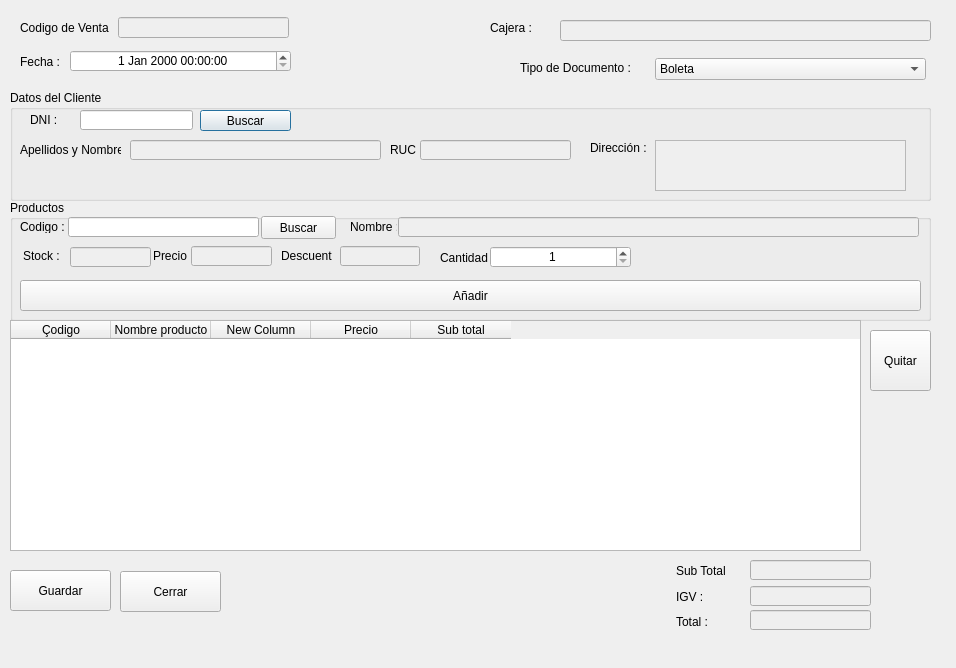
<?xml version="1.0" encoding="UTF-8"?>
<ui version="4.0">
 <class>Venta</class>
 <widget class="QDialog" name="Venta">
  <property name="geometry">
   <rect>
    <x>0</x>
    <y>0</y>
    <width>956</width>
    <height>668</height>
   </rect>
  </property>
  <property name="windowTitle">
   <string>.:: Venta ::.</string>
  </property>
  <widget class="QLabel" name="label">
   <property name="geometry">
    <rect>
     <x>20</x>
     <y>55</y>
     <width>47</width>
     <height>13</height>
    </rect>
   </property>
   <property name="text">
    <string>Fecha :</string>
   </property>
  </widget>
  <widget class="QDateTimeEdit" name="dteFechahora">
   <property name="geometry">
    <rect>
     <x>70</x>
     <y>50</y>
     <width>221</width>
     <height>22</height>
    </rect>
   </property>
   <property name="alignment">
    <set>Qt::AlignCenter</set>
   </property>
  </widget>
  <widget class="QLabel" name="label_2">
   <property name="geometry">
    <rect>
     <x>20</x>
     <y>20</y>
     <width>91</width>
     <height>16</height>
    </rect>
   </property>
   <property name="text">
    <string>Codigo de Venta :</string>
   </property>
  </widget>
  <widget class="QLineEdit" name="lecodigoVenta">
   <property name="enabled">
    <bool>false</bool>
   </property>
   <property name="geometry">
    <rect>
     <x>118</x>
     <y>17</y>
     <width>171</width>
     <height>21</height>
    </rect>
   </property>
  </widget>
  <widget class="QGroupBox" name="groupBox">
   <property name="geometry">
    <rect>
     <x>10</x>
     <y>90</y>
     <width>921</width>
     <height>111</height>
    </rect>
   </property>
   <property name="title">
    <string>Datos del Cliente</string>
   </property>
   <widget class="QLineEdit" name="leDNI">
    <property name="geometry">
     <rect>
      <x>70</x>
      <y>20</y>
      <width>113</width>
      <height>20</height>
     </rect>
    </property>
    <property name="maxLength">
     <number>8</number>
    </property>
   </widget>
   <widget class="QLabel" name="label_3">
    <property name="geometry">
     <rect>
      <x>20</x>
      <y>23</y>
      <width>47</width>
      <height>13</height>
     </rect>
    </property>
    <property name="text">
     <string>DNI :</string>
    </property>
   </widget>
   <widget class="QPushButton" name="btnBuscar">
    <property name="geometry">
     <rect>
      <x>190</x>
      <y>20</y>
      <width>91</width>
      <height>21</height>
     </rect>
    </property>
    <property name="text">
     <string>Buscar</string>
    </property>
   </widget>
   <widget class="QLineEdit" name="leApelNom">
    <property name="enabled">
     <bool>false</bool>
    </property>
    <property name="geometry">
     <rect>
      <x>120</x>
      <y>50</y>
      <width>251</width>
      <height>20</height>
     </rect>
    </property>
    <property name="maxLength">
     <number>8</number>
    </property>
   </widget>
   <widget class="QLabel" name="label_4">
    <property name="geometry">
     <rect>
      <x>10</x>
      <y>52</y>
      <width>101</width>
      <height>16</height>
     </rect>
    </property>
    <property name="text">
     <string>Apellidos y Nombres :</string>
    </property>
   </widget>
   <widget class="QLabel" name="label_5">
    <property name="geometry">
     <rect>
      <x>380</x>
      <y>52</y>
      <width>41</width>
      <height>16</height>
     </rect>
    </property>
    <property name="text">
     <string>RUC :</string>
    </property>
   </widget>
   <widget class="QLineEdit" name="leRuc">
    <property name="enabled">
     <bool>false</bool>
    </property>
    <property name="geometry">
     <rect>
      <x>410</x>
      <y>50</y>
      <width>151</width>
      <height>20</height>
     </rect>
    </property>
    <property name="maxLength">
     <number>8</number>
    </property>
   </widget>
   <widget class="QLabel" name="label_6">
    <property name="geometry">
     <rect>
      <x>580</x>
      <y>50</y>
      <width>61</width>
      <height>16</height>
     </rect>
    </property>
    <property name="text">
     <string>Dirección :</string>
    </property>
   </widget>
   <widget class="QTextEdit" name="textEdit">
    <property name="enabled">
     <bool>false</bool>
    </property>
    <property name="geometry">
     <rect>
      <x>645</x>
      <y>50</y>
      <width>251</width>
      <height>51</height>
     </rect>
    </property>
   </widget>
  </widget>
  <widget class="QComboBox" name="comboBox">
   <property name="geometry">
    <rect>
     <x>655</x>
     <y>58</y>
     <width>271</width>
     <height>22</height>
    </rect>
   </property>
   <item>
    <property name="text">
     <string>Boleta</string>
    </property>
   </item>
   <item>
    <property name="text">
     <string>Factura</string>
    </property>
   </item>
  </widget>
  <widget class="QLabel" name="label_7">
   <property name="geometry">
    <rect>
     <x>520</x>
     <y>60</y>
     <width>121</width>
     <height>16</height>
    </rect>
   </property>
   <property name="text">
    <string>Tipo de Documento :</string>
   </property>
  </widget>
  <widget class="QLabel" name="label_8">
   <property name="geometry">
    <rect>
     <x>490</x>
     <y>20</y>
     <width>91</width>
     <height>16</height>
    </rect>
   </property>
   <property name="text">
    <string>Cajera :</string>
   </property>
  </widget>
  <widget class="QLineEdit" name="lecodigoVenta_2">
   <property name="enabled">
    <bool>false</bool>
   </property>
   <property name="geometry">
    <rect>
     <x>560</x>
     <y>20</y>
     <width>371</width>
     <height>21</height>
    </rect>
   </property>
  </widget>
  <widget class="QGroupBox" name="groupBox_2">
   <property name="geometry">
    <rect>
     <x>10</x>
     <y>200</y>
     <width>921</width>
     <height>121</height>
    </rect>
   </property>
   <property name="title">
    <string>Productos</string>
   </property>
   <widget class="QLabel" name="label_9">
    <property name="geometry">
     <rect>
      <x>10</x>
      <y>20</y>
      <width>47</width>
      <height>13</height>
     </rect>
    </property>
    <property name="text">
     <string>Codigo :</string>
    </property>
   </widget>
   <widget class="QLineEdit" name="lineEdit">
    <property name="geometry">
     <rect>
      <x>58</x>
      <y>17</y>
      <width>191</width>
      <height>20</height>
     </rect>
    </property>
   </widget>
   <widget class="QPushButton" name="pushButton">
    <property name="geometry">
     <rect>
      <x>251</x>
      <y>16</y>
      <width>75</width>
      <height>23</height>
     </rect>
    </property>
    <property name="text">
     <string>Buscar</string>
    </property>
   </widget>
   <widget class="QLabel" name="label_10">
    <property name="geometry">
     <rect>
      <x>340</x>
      <y>20</y>
      <width>47</width>
      <height>13</height>
     </rect>
    </property>
    <property name="text">
     <string>Nombre :</string>
    </property>
   </widget>
   <widget class="QLineEdit" name="lineEdit_2">
    <property name="enabled">
     <bool>false</bool>
    </property>
    <property name="geometry">
     <rect>
      <x>388</x>
      <y>17</y>
      <width>521</width>
      <height>20</height>
     </rect>
    </property>
   </widget>
   <widget class="QLabel" name="label_11">
    <property name="geometry">
     <rect>
      <x>13</x>
      <y>49</y>
      <width>47</width>
      <height>13</height>
     </rect>
    </property>
    <property name="text">
     <string>Stock :</string>
    </property>
   </widget>
   <widget class="QLineEdit" name="lineEdit_3">
    <property name="enabled">
     <bool>false</bool>
    </property>
    <property name="geometry">
     <rect>
      <x>60</x>
      <y>47</y>
      <width>81</width>
      <height>20</height>
     </rect>
    </property>
   </widget>
   <widget class="QLabel" name="label_12">
    <property name="geometry">
     <rect>
      <x>143</x>
      <y>49</y>
      <width>47</width>
      <height>13</height>
     </rect>
    </property>
    <property name="text">
     <string>Precio :</string>
    </property>
   </widget>
   <widget class="QLineEdit" name="lineEdit_4">
    <property name="enabled">
     <bool>false</bool>
    </property>
    <property name="geometry">
     <rect>
      <x>181</x>
      <y>46</y>
      <width>81</width>
      <height>20</height>
     </rect>
    </property>
   </widget>
   <widget class="QLabel" name="label_13">
    <property name="geometry">
     <rect>
      <x>271</x>
      <y>48</y>
      <width>51</width>
      <height>16</height>
     </rect>
    </property>
    <property name="text">
     <string>Descuento :</string>
    </property>
   </widget>
   <widget class="QLineEdit" name="lineEdit_5">
    <property name="enabled">
     <bool>false</bool>
    </property>
    <property name="geometry">
     <rect>
      <x>330</x>
      <y>46</y>
      <width>80</width>
      <height>20</height>
     </rect>
    </property>
   </widget>
   <widget class="QPushButton" name="pushButton_3">
    <property name="geometry">
     <rect>
      <x>10</x>
      <y>80</y>
      <width>901</width>
      <height>31</height>
     </rect>
    </property>
    <property name="text">
     <string>Añadir</string>
    </property>
   </widget>
   <widget class="QLabel" name="label_19">
    <property name="geometry">
     <rect>
      <x>430</x>
      <y>50</y>
      <width>61</width>
      <height>16</height>
     </rect>
    </property>
    <property name="text">
     <string>Cantidad :</string>
    </property>
   </widget>
   <widget class="QSpinBox" name="spinBox">
    <property name="geometry">
     <rect>
      <x>480</x>
      <y>46</y>
      <width>141</width>
      <height>22</height>
     </rect>
    </property>
    <property name="alignment">
     <set>Qt::AlignCenter</set>
    </property>
    <property name="minimum">
     <number>1</number>
    </property>
    <property name="maximum">
     <number>1000</number>
    </property>
   </widget>
  </widget>
  <widget class="QTableWidget" name="twProductos">
   <property name="geometry">
    <rect>
     <x>10</x>
     <y>320</y>
     <width>851</width>
     <height>231</height>
    </rect>
   </property>
   <column>
    <property name="text">
     <string>Çodigo</string>
    </property>
   </column>
   <column>
    <property name="text">
     <string>Nombre producto</string>
    </property>
   </column>
   <column>
    <property name="text">
     <string>New Column</string>
    </property>
   </column>
   <column>
    <property name="text">
     <string>Precio</string>
    </property>
   </column>
   <column>
    <property name="text">
     <string>Sub total</string>
    </property>
   </column>
  </widget>
  <widget class="QPushButton" name="pushButton_4">
   <property name="geometry">
    <rect>
     <x>870</x>
     <y>330</y>
     <width>61</width>
     <height>61</height>
    </rect>
   </property>
   <property name="text">
    <string>Quitar</string>
   </property>
  </widget>
  <widget class="QLineEdit" name="leSubTotal">
   <property name="enabled">
    <bool>false</bool>
   </property>
   <property name="geometry">
    <rect>
     <x>750</x>
     <y>560</y>
     <width>121</width>
     <height>20</height>
    </rect>
   </property>
  </widget>
  <widget class="QLineEdit" name="leIgv">
   <property name="enabled">
    <bool>false</bool>
   </property>
   <property name="geometry">
    <rect>
     <x>750</x>
     <y>586</y>
     <width>121</width>
     <height>20</height>
    </rect>
   </property>
  </widget>
  <widget class="QLineEdit" name="leTotal">
   <property name="enabled">
    <bool>false</bool>
   </property>
   <property name="geometry">
    <rect>
     <x>750</x>
     <y>610</y>
     <width>121</width>
     <height>20</height>
    </rect>
   </property>
  </widget>
  <widget class="QPushButton" name="btnGuardar">
   <property name="geometry">
    <rect>
     <x>10</x>
     <y>570</y>
     <width>101</width>
     <height>41</height>
    </rect>
   </property>
   <property name="text">
    <string>Guardar</string>
   </property>
  </widget>
  <widget class="QPushButton" name="btnCerrar">
   <property name="geometry">
    <rect>
     <x>120</x>
     <y>571</y>
     <width>101</width>
     <height>41</height>
    </rect>
   </property>
   <property name="text">
    <string>Cerrar</string>
   </property>
  </widget>
  <widget class="QWidget" name="layoutWidget">
   <property name="geometry">
    <rect>
     <x>676</x>
     <y>561</y>
     <width>54</width>
     <height>71</height>
    </rect>
   </property>
   <layout class="QVBoxLayout" name="verticalLayout">
    <item>
     <widget class="QLabel" name="label_20">
      <property name="text">
       <string>Sub Total :</string>
      </property>
     </widget>
    </item>
    <item>
     <widget class="QLabel" name="label_21">
      <property name="text">
       <string>IGV :</string>
      </property>
     </widget>
    </item>
    <item>
     <widget class="QLabel" name="label_22">
      <property name="text">
       <string>Total :</string>
      </property>
     </widget>
    </item>
   </layout>
  </widget>
 </widget>
 <resources/>
 <connections/>
</ui>
